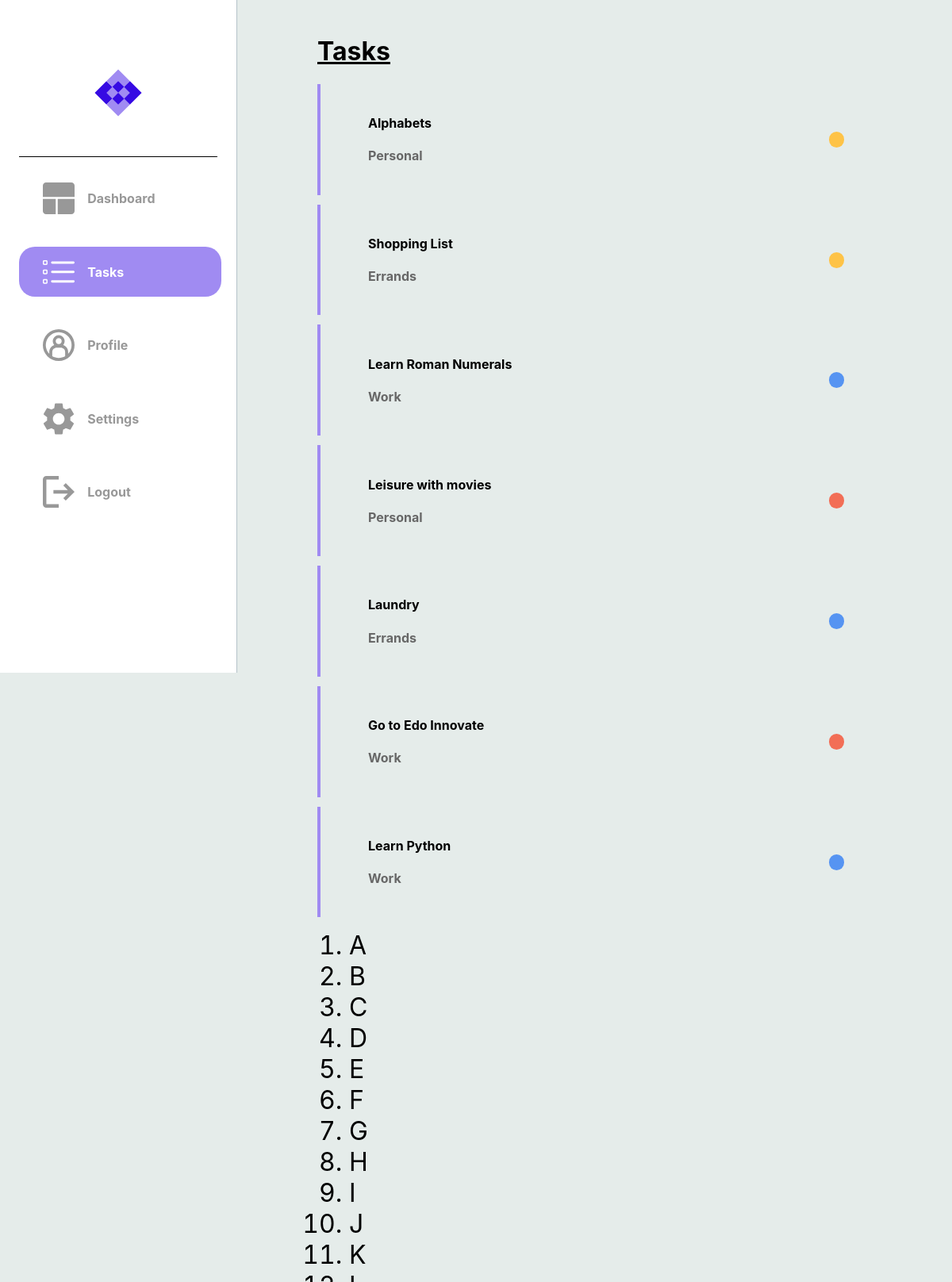
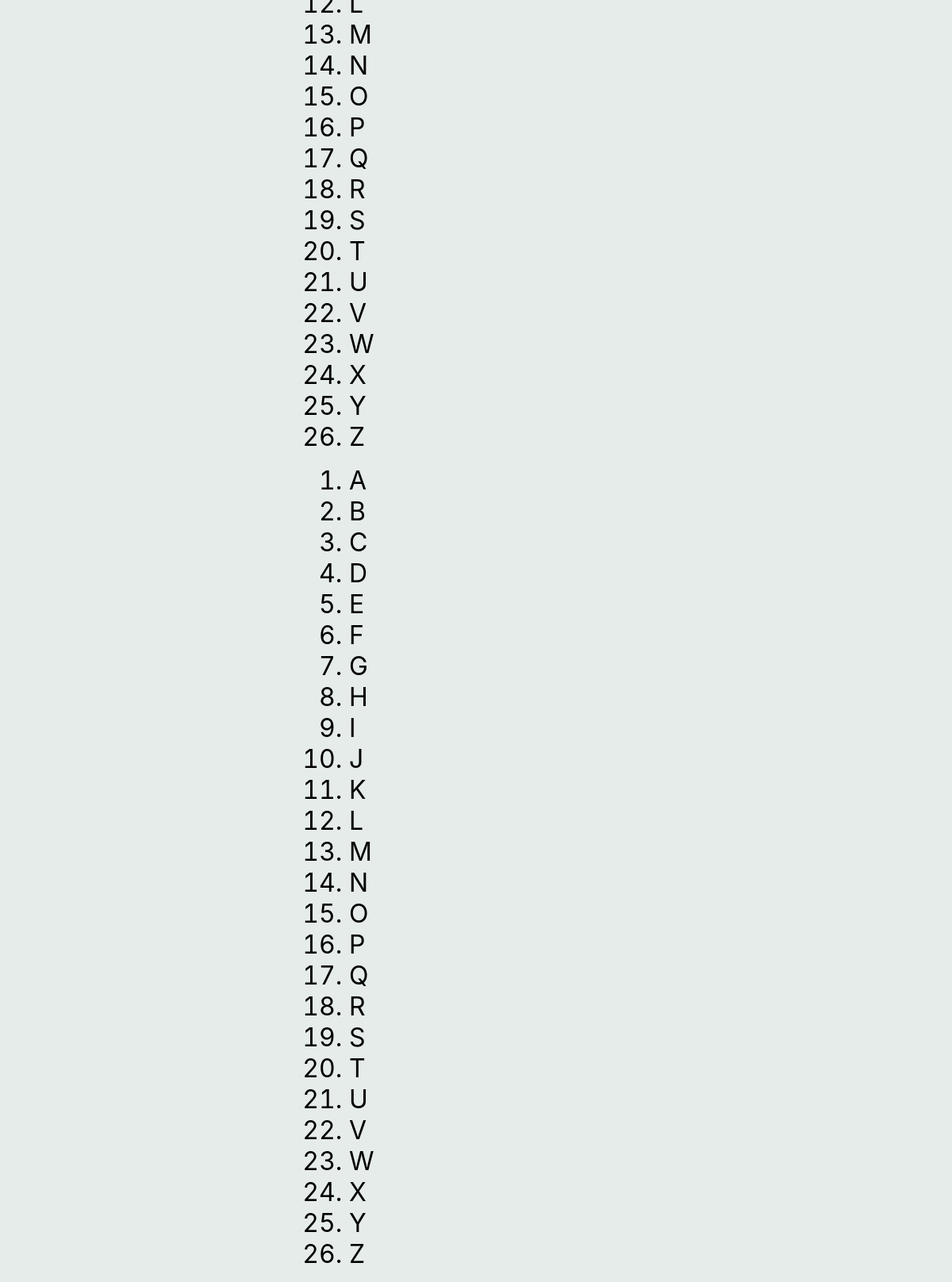
The page /tasks (signed in) on the database its author committed (2 pictures, top to bottom).
### dotask/models.py (models this page shows)
class Task(db.Model):
    __tablename__ = "task"
    id = db.Column(db.Integer, primary_key=True)
    title = db.Column(db.String(100), nullable=False)
    description = db.Column(db.String(400), nullable=False)
    due_date = db.Column(db.Date, nullable=False)
    status = db.Column(Enum(TaskStatus))
    tag = db.Column(Enum(TaskTag))
    user_id = db.Column(db.Integer, db.ForeignKey('user.id'), nullable=False)
    user = relationship('User', back_populates='tasks')

### dotask/routes.py (the view)
@app.route("/tasks")
@login_required
def hello_tasks():
    tasks = Task.query.filter_by(user_id=current_user.id).all()
    if tasks:
        return render_template("tasks.html", tasks=tasks)
    else:
        return render_template("tasks.html")

### dotask/routes.py (called while the page is built)
@app.after_request
def after_request(response):
    response.headers["Cache-Control"] = "no-cache, no-store, must-revalidate"
    return response

@login_manager.user_loader
def load_user(user_id):
    return User.query.get(user_id)

### dotask/templates/tasks.html (shortened to what this page needs)
{% extends "layout.html" %}
{% block head %}
    <link rel="stylesheet" {% block css_tab_colour %} href="../static/page_css_folder/tasks.css">
    {% endblock %}
{% endblock %}
{% block task_image_colour %}
    <a class="a2" href="{{ url_for('hello_tasks') }}">
    <div id="logos">
        <img class="imgs" src="../static/tasks_active.svg">
        <h4 class="sidebar-text">Tasks</h4>
    </div>
    </a>
{% endblock task_image_colour %}
{% block tasks %}
    {% if tasks %}
        <h1 class="task-h1">Tasks</h1>
        {% for task in tasks %}
        <a href="">
        <div class="message-box">
            <div class="message">
                <h4> {{ task['title'] }} </h4>
                <h4 style="color: #676767;"> {{ task.tag.name }} </h4>
            </div>
            <div class="message-dot {% if task.status.name == 'In_Progress' %}progress-task
                {% elif task.status.name == 'Completed' %}completed-task
                {% elif task.status.name == 'Cancelled' %}cancelled-task
                {% else %}unknown-task
                {% endif %}">
            </div>
        </div>
        </a>
        {% endfor %}
    {% endif %}
{% endblock tasks %}

### dotask/static/layout.css (style rules this page uses)
@media (min-width: 768px) { body { margin: auto; padding: auto; background-color: #E5ECEA; display: flex; font-family: inter; } }
@media (min-width: 768px) { a { text-decoration: none; color: black; } }
@media (min-width: 768px) { .sidebar > div > a { width: 90%; text-decoration: none; } }
@media (min-width: 768px) { .sidebar > div > a > div { width: 100%; height: 10%; padding-left: 30px; margin: 5% auto; border-radius: 20px; } }
@media (min-width: 768px) { #logos { width: 100%; display: grid; grid-template-columns: 1fr 3fr; align-items: center; } }
@media (min-width: 768px) { .sidebar-text { color: #989898; font-size: 1rem; } }
@media (min-width: 768px) { .imgs { height: 40px; width: 40px; } }

### dotask/static/page_css_folder/tasks.css (style rules this page uses)
.a2 > div { background-color: #A08BF2; width: 100%; height: 10%; padding-left: 30px; margin: 5% auto; border-radius: 20px; color: white; }
.a2 > div > h4 { color: white; }
.a2 > div > img { fill: #FFFFFF; }
.task-h1 { text-decoration: underline; }
.message-box { width: 100%; display: flex; margin-top: 2%; padding-right: 10%; padding-left: 10%; padding-top: 3%; padding-bottom: 3%; border-left: 4px solid #A08BF2; display: flex; justify-content: center; align-items: center; }
.message { width: 100%; border-radius: 5px; display: block; justify-content: center; align-items: center; }
.message-dot { width: 20px; height: 20px; border-radius: 50px; }
.progress-task { background-color: #FEC347; }
.completed-task { background-color: #5694F2; }
.cancelled-task { background-color: #F26E56; }

### rows shown on the page
Task: title "Alphabets", tag.name "Personal"
Task: title "Shopping List", tag.name "Errands"
Task: title "Learn Roman Numerals", tag.name "Work"
Task: title "Leisure with movies", tag.name "Personal"
Task: title "Laundry", tag.name "Errands"
Task: title "Go to Edo Innovate", tag.name "Work"
Task: title "Learn Python", tag.name "Work"
